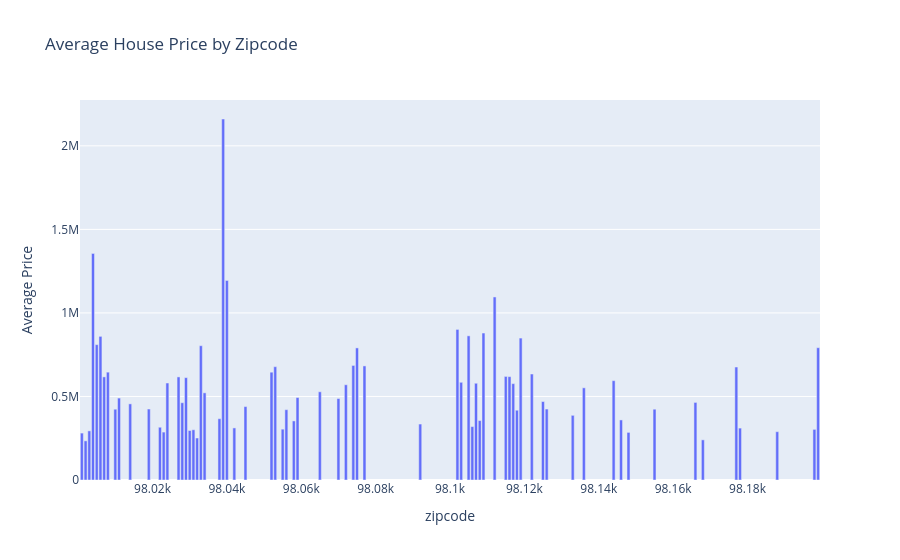

The code cell stored with this chart in its notebook:
### Markdown cell above
#### 10) Zipcode vs Price

### Code cell
zip_price = df.groupby('zipcode')['price'].mean().reset_index()

fig = px.bar(
    zip_price,
    x='zipcode',
    y='price',
    title='Average House Price by Zipcode',
    labels={'price':'Average Price'}
)
fig.show()
